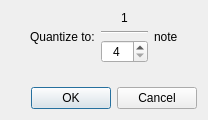
<?xml version="1.0" encoding="UTF-8"?>
<ui version="4.0">
 <class>PianoRollQuantizationDivisionDialog</class>
 <widget class="QDialog" name="PianoRollQuantizationDivisionDialog">
  <property name="geometry">
   <rect>
    <x>0</x>
    <y>0</y>
    <width>208</width>
    <height>120</height>
   </rect>
  </property>
  <property name="windowTitle">
   <string>Set Division</string>
  </property>
  <layout class="QGridLayout" name="gridLayout">
   <item row="0" column="0">
    <spacer name="horizontalSpacer">
     <property name="orientation">
      <enum>Qt::Orientation::Horizontal</enum>
     </property>
     <property name="sizeHint" stdset="0">
      <size>
       <width>0</width>
       <height>20</height>
      </size>
     </property>
    </spacer>
   </item>
   <item row="0" column="1">
    <layout class="QHBoxLayout" name="horizontalLayout">
     <item>
      <widget class="QLabel" name="label">
       <property name="text">
        <string>Quantize to:</string>
       </property>
      </widget>
     </item>
     <item>
      <layout class="QVBoxLayout" name="verticalLayout">
       <item>
        <widget class="QLabel" name="label_2">
         <property name="text">
          <string>1</string>
         </property>
         <property name="alignment">
          <set>Qt::AlignmentFlag::AlignCenter</set>
         </property>
        </widget>
       </item>
       <item>
        <widget class="Line" name="line">
         <property name="orientation">
          <enum>Qt::Orientation::Horizontal</enum>
         </property>
        </widget>
       </item>
       <item>
        <widget class="QSpinBox" name="denominatorSpinBox">
         <property name="alignment">
          <set>Qt::AlignmentFlag::AlignCenter</set>
         </property>
         <property name="minimum">
          <number>4</number>
         </property>
         <property name="maximum">
          <number>128</number>
         </property>
        </widget>
       </item>
      </layout>
     </item>
     <item>
      <widget class="QLabel" name="label_3">
       <property name="text">
        <string>note</string>
       </property>
      </widget>
     </item>
    </layout>
   </item>
   <item row="0" column="2">
    <spacer name="horizontalSpacer_2">
     <property name="orientation">
      <enum>Qt::Orientation::Horizontal</enum>
     </property>
     <property name="sizeHint" stdset="0">
      <size>
       <width>0</width>
       <height>20</height>
      </size>
     </property>
    </spacer>
   </item>
   <item row="1" column="1">
    <spacer name="verticalSpacer">
     <property name="orientation">
      <enum>Qt::Orientation::Vertical</enum>
     </property>
     <property name="sizeHint" stdset="0">
      <size>
       <width>20</width>
       <height>3</height>
      </size>
     </property>
    </spacer>
   </item>
   <item row="2" column="0" colspan="3">
    <widget class="QDialogButtonBox" name="buttonBox">
     <property name="orientation">
      <enum>Qt::Orientation::Horizontal</enum>
     </property>
     <property name="standardButtons">
      <set>QDialogButtonBox::StandardButton::Cancel|QDialogButtonBox::StandardButton::Ok</set>
     </property>
    </widget>
   </item>
  </layout>
 </widget>
 <resources/>
 <connections>
  <connection>
   <sender>buttonBox</sender>
   <signal>accepted()</signal>
   <receiver>PianoRollQuantizationDivisionDialog</receiver>
   <slot>accept()</slot>
   <hints>
    <hint type="sourcelabel">
     <x>248</x>
     <y>254</y>
    </hint>
    <hint type="destinationlabel">
     <x>157</x>
     <y>274</y>
    </hint>
   </hints>
  </connection>
  <connection>
   <sender>buttonBox</sender>
   <signal>rejected()</signal>
   <receiver>PianoRollQuantizationDivisionDialog</receiver>
   <slot>reject()</slot>
   <hints>
    <hint type="sourcelabel">
     <x>316</x>
     <y>260</y>
    </hint>
    <hint type="destinationlabel">
     <x>286</x>
     <y>274</y>
    </hint>
   </hints>
  </connection>
 </connections>
</ui>
